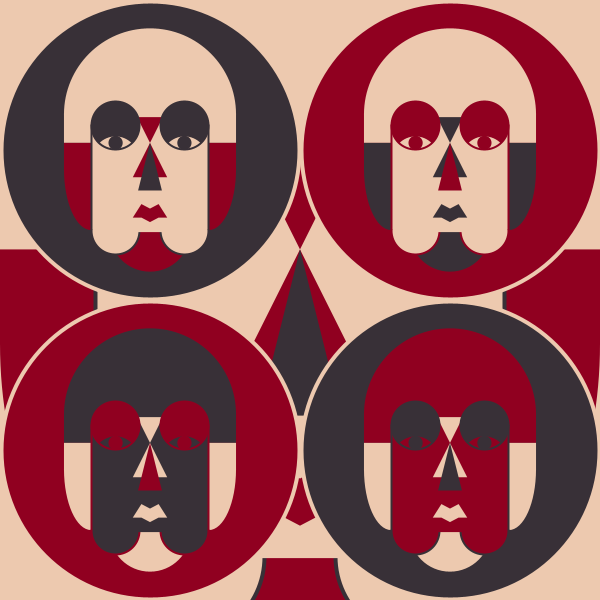
Frame 1 (no input)
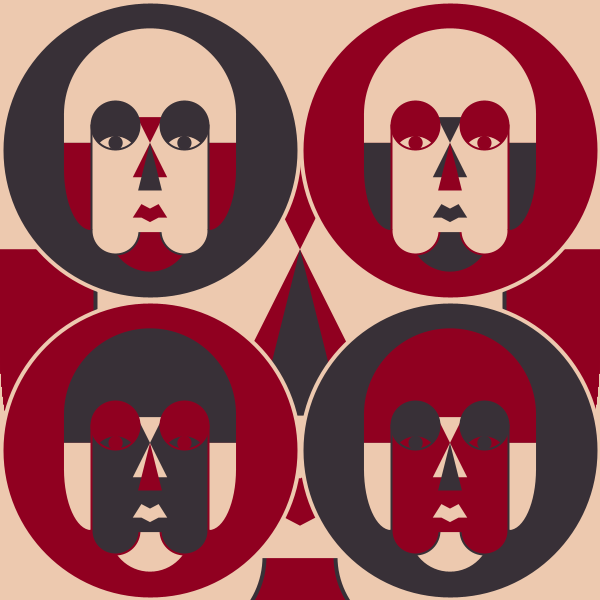
Frame 60 (the mouse pressed at the canvas centre just before this capture)
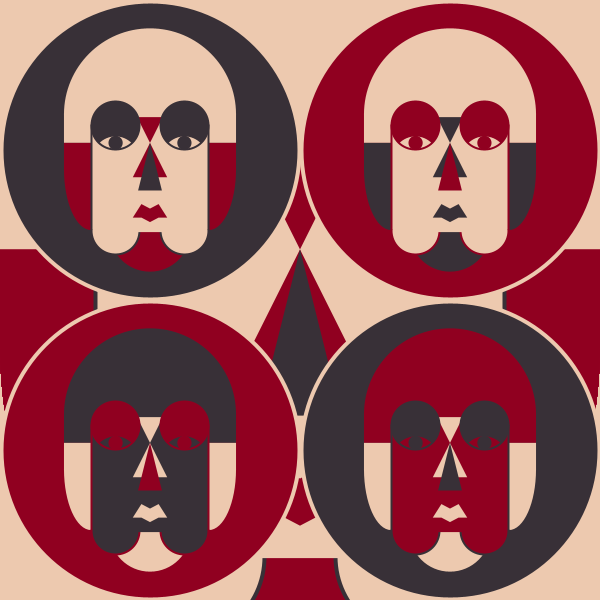
Frame 120 (the mouse held since frame 60 and released just before this capture)

The Processing sketch that drew these frames (run headless with seeded random() and noise(); from frame 60 on, the mouse is pressed at the canvas centre):

// Processing sketch: processing_108714
// ── processing_108714.pde

/* color constants */
color not_white = #EDC9AF;
color not_red = #900020;
color not_black = #383037;

void setup() {
  strokeCap(PROJECT);
  ellipseMode(CENTER);
  size(600, 600);
  background(not_white);
  //noLoop();
}

void draw() {
  draw_face(0, -width/4, width, not_white, not_red, not_black);
  fill(not_white);
  noStroke();
  /* for covering up an unwanted bit */
  rect(0, 9*width/10.0, width/4, width/10.0);
  rect(3*width/4.0, 9*width/10.0, width/4, width/10.0);
  
  int r = width/4-1;
  int q = width/4;
  draw_face_in_circle(q, q, r, not_white, not_red, not_black);
  draw_face_in_circle(3*q, q, r, not_white, not_black, not_red);
  draw_face_in_circle(q, 3*q, r, not_black, not_white, not_red);
  draw_face_in_circle(3*q, 3*q, r, not_red, not_white, not_black);
  //save("wow.png");
}

void draw_face_in_circle(int x, int y, int r, color light, color mid, color dark) {
  fill(dark);
  stroke(not_white);
  strokeWeight(ceil(width/150.0));
  ellipse(x, y, 2*r, 2*r);
  float w = sqrt( 4*sq(r) / 3.0 );
  float x_face = x - w/2;
  float y_face = y - w/sqrt(2);
  draw_face(x_face, y_face, w, light, mid, dark);
}

void draw_face(float x, float y, float w, color light, color mid, color dark) {
  /* faces have proportions, like these */
  /* floating point precision, yo */
  float h = w * sqrt(2);  /* face is in a root 2 rect */
  float half_w = w/2;
  float eye_w = w / 5;
  float eyeshad_r = eye_w / sqrt(2);
  float eyeshad_y = h/2 - eyeshad_r;
  float eyeline = eyeshad_y + eye_w/2;
  float eyebag_y = eyeshad_y + eye_w;
  float eye_left = 3*w / 10.0;
  float eye_right = 7*w / 10.0;
  float pupil_d = eye_w - 2*(eye_w-eyeshad_r);
  float nostril_y = eyeline + eye_w;
  float nostril_left = half_w - eye_w/2;
  float nostril_right = half_w + eye_w/2;
  float brow_y = eyeline-1.5*(eyeline-eyeshad_y);
  float brow_left = half_w - 3*eye_w/8;
  float brow_right = half_w + 3*eye_w/8;
  float nose_y = 2*h / 3;
  float nose_left = half_w - (2*h/3.0 - eyeline)/4;
  float nose_right = half_w + (2*h/3.0 - eyeline)/4;
  float lip_y = 13*h / 18;
  float lip_left = half_w - eye_w/4;
  float lip_right = half_w + eye_w/4;
  float lipdivot_y = lip_y + h/54;
  float mouth_y = 7*h / 9;
  float mouthdivot_y = mouth_y + h/54;
  float chin_y = 5*h / 6;
  float chin_r = h/6;
  float eye_to_side = eye_left - eyeshad_r;
  strokeWeight(ceil(w/150.0));
  
  /* draw the outside of the head first */
  noStroke();
  fill(light);
  arc(x+half_w, y+half_w, w, w, radians(180), radians(360), OPEN);
  rect(x, y+half_w-1, w, eyeline-half_w+1);
  fill(mid);
  rect(x, y+eyeline, w, eye_to_side);
  arc(x+eye_to_side, y+eyeline+eye_to_side-1, 2*eye_to_side,
      2*(chin_y-eyeline-eye_to_side), radians(90), radians(180));
  arc(x+w-eye_to_side, y+eyeline+eye_to_side-1, 2*eye_to_side,
      2*(chin_y-eyeline-eye_to_side), 0, radians(90));

  /* draw the chin */
  arc(x+half_w, y+chin_y, 2*chin_r, 2*chin_r, 0, radians(180), OPEN);
  
  /* draw the surface of the face */
  fill(light);
  rect(x+eye_to_side, y+eyeshad_y, w - 2*eye_to_side, chin_y-eyeshad_y);
  stroke(dark);
  line(x+eye_to_side, y+eyeshad_y, x+eye_to_side, y+chin_y);
  line(x+w-eye_to_side, y+eyeshad_y, x+w-eye_to_side, y+chin_y);
  
  /* draw the cheeks */
  arc(x+eye_left, y+chin_y-1, 2*eyeshad_r, 2*eyeshad_r, 0, radians(180), OPEN);
  arc(x+eye_right, y+chin_y-1, 2*eyeshad_r, 2*eyeshad_r, 0, radians(180), OPEN);
  noStroke();
  /* trim the stroke of the cheeks */
  rect(x+eye_left, y+mouth_y, 2*eye_w, chin_y-mouth_y+1);
  
  /* draw the browline and the nostrils */
  fill(mid);
  quad(x+brow_left, y+brow_y, x+brow_right, y+brow_y,
       x+nostril_left, y+nostril_y, x+nostril_right, y+nostril_y);
  /* draw the bridge of the nose */
  fill(dark);
  triangle(x+half_w, y+eyeline, x+nose_left, y+nose_y, x+nose_right, y+nose_y);
  
  /* draw the eyes */
  ellipse(x+eye_left, y+eyeshad_y, 2*eyeshad_r, 2*eyeshad_r);
  ellipse(x+eye_right, y+eyeshad_y, 2*eyeshad_r, 2*eyeshad_r);
  /* the white of the eyes */
  fill(light);
  arc(x+eye_left, y+eyebag_y, 2*eyeshad_r, 2*eyeshad_r, radians(180)+radians(45), radians(360)-radians(45));
  arc(x+eye_right, y+eyebag_y, 2*eyeshad_r, 2*eyeshad_r, radians(180)+radians(45), radians(360)-radians(45));
  /* the iris/pupil */
  fill(dark);
  ellipse(x+eye_left, y+eyeline, pupil_d, pupil_d);
  ellipse(x+eye_right, y+eyeline, pupil_d, pupil_d);
  /* the eyelid */
  noFill();
  stroke(dark);
  ellipse(x+eye_left, y+eyeshad_y, 2*eyeshad_r, 2*eyeshad_r);
  ellipse(x+eye_right, y+eyeshad_y, 2*eyeshad_r, 2*eyeshad_r);
  strokeCap(SQUARE);
  arc(x+eye_left, y+eyebag_y, 2*eyeshad_r, 2*eyeshad_r, radians(180)+radians(45), radians(360)-radians(45), OPEN);
  arc(x+eye_right, y+eyebag_y, 2*eyeshad_r, 2*eyeshad_r, radians(180)+radians(45), radians(360)-radians(45), OPEN);
  strokeCap(PROJECT);
  noStroke();
  
  /* draw the mouth */
  fill(mid);
  beginShape();
  vertex(x+nostril_left, y+mouth_y);
  vertex(x+lip_left, y+lip_y);
  vertex(x+half_w, y+lipdivot_y);
  vertex(x+lip_right, y+lip_y);
  vertex(x+nostril_right, y+mouth_y);
  vertex(x+lip_right, y+mouth_y);
  vertex(x+half_w, y+mouthdivot_y);
  vertex(x+lip_left, y+mouth_y);
  endShape();
}
